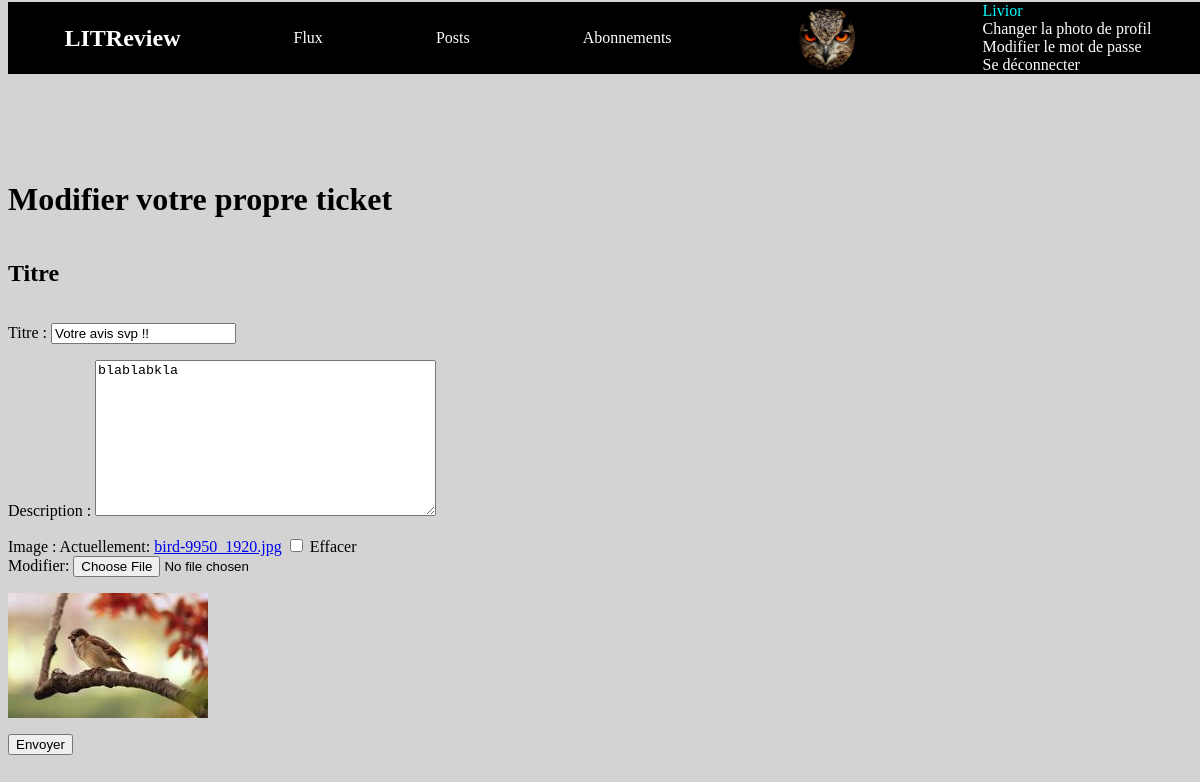
Page /ticket/32/change/ (signed in) on the committed database.
### authentication/models.py (models this page shows)
class User(AbstractUser):
    profile_photo = models.ImageField(verbose_name='Photo de profil')

### critics/models.py (models this page shows, shortened)
class Ticket(models.Model):
    title = models.CharField(max_length=128)
    description = models.TextField(max_length=2048, blank=True)
    user = models.ForeignKey(
        to=settings.AUTH_USER_MODEL,
        on_delete=models.CASCADE)
    image = models.ImageField(null=True, blank=True)
    time_created = models.DateTimeField(auto_now_add=True)
    IMAGE_MAX_SIZE = (200, 200)

### critics/views.py (the view)
# urls.py: path('ticket/<int:ticket_id>/change/', critics.views.ticket_update,
@login_required()
def ticket_update(request, ticket_id):
    ticket = get_object_or_404(Ticket, id=ticket_id)
    if request.method == "POST":
        form = TicketForm(request.POST, request.FILES, instance=ticket)
        if form.is_valid():
            ticket = form.save(commit=False)
            ticket.time_created = datetime.datetime.now()
            ticket.save()
            return render(
                request,
                "critics/ticket_read.html",
                {"ticket": ticket})
    else:
        form = TicketForm(instance=ticket)
    return render(request, "critics/ticket_update.html", {"form": form,
                                                          "ticket": ticket})

### critics/forms.py
class TicketForm(forms.ModelForm):
    class Meta:
        model = Ticket
        exclude = ['user']
        labels = {'title': 'Titre'}

### critics/templates/critics/ticket_update.html (shortened to what this page needs)
{% extends '../base.html' %}
{% block content %}
<h1>Modifier votre propre ticket </h1>
<h2>Titre</h2>
<form action="" method="post" enctype="multipart/form-data">
    {{ form.as_p }}
    {% if ticket.image %}
        <img class="ticket_image" src="{{ ticket.image.url}}" alt="">
    {% endif %}
    <p>
        <input type="submit" value="Envoyer">
    </p>
</form>
{% endblock %}

### templates/base.html (shortened to what this page needs)
{% load static %}
<html>
    <head>
        <link rel="stylesheet" href="{% static 'critics/styles.css' %}" />
    </head>
    <header>
        <nav> <h1>LITReview</h1>
            {% if user.is_authenticated %}
            <a href="/flux">Flux</a>
            <a href="/posts">Posts</a>
            <a href="/subscribe">Abonnements</a>
            <div>
                {% if request.user.profile_photo %}
                    <img class="profile-photo" src="{{ request.user.profile_photo.url }}" alt="">
                {% else %}
                    <i class="fa-solid fa-circle-user fa-5x"></i>
                {% endif %}
            </div>
            <div class="account_management">
                <div class="display_username">{{ request.user }}</div>
                <a href="{% url 'profile-photo' %}">Changer la photo de profil</a>
                <a href="{% url 'new_password' %}">Modifier le mot de passe</a>
                <a href="{% url 'logout' %}">Se déconnecter</a>
            </div>
        </nav>
        {% endif %}
    </header>
    <body>
        {% block content %}{% endblock %}
    </body>
</html>

### critics/static/critics/styles.css (style rules this page uses)
header { position:fixed; top:2px; height:80px; width:100%; }
body { margin-top:160px; display: flex; flex-direction: column; color: black; background-color: lightgrey; }
nav { display:flex; justify-content: space-around; align-items:center; background-color: black; color: white; }
nav a { color: white; text-decoration: none; }
.account_management { display:flex; flex-direction: column; }
.display_username { color:cyan; }
.profile-photo { width : 85px; clip-path: ellipse(33% 50%); }

### rows in the picture
User: user.profile_photo (picture), user "Livior"
Ticket: title "Votre avis svp !!", description "blablabkla", image (picture)
